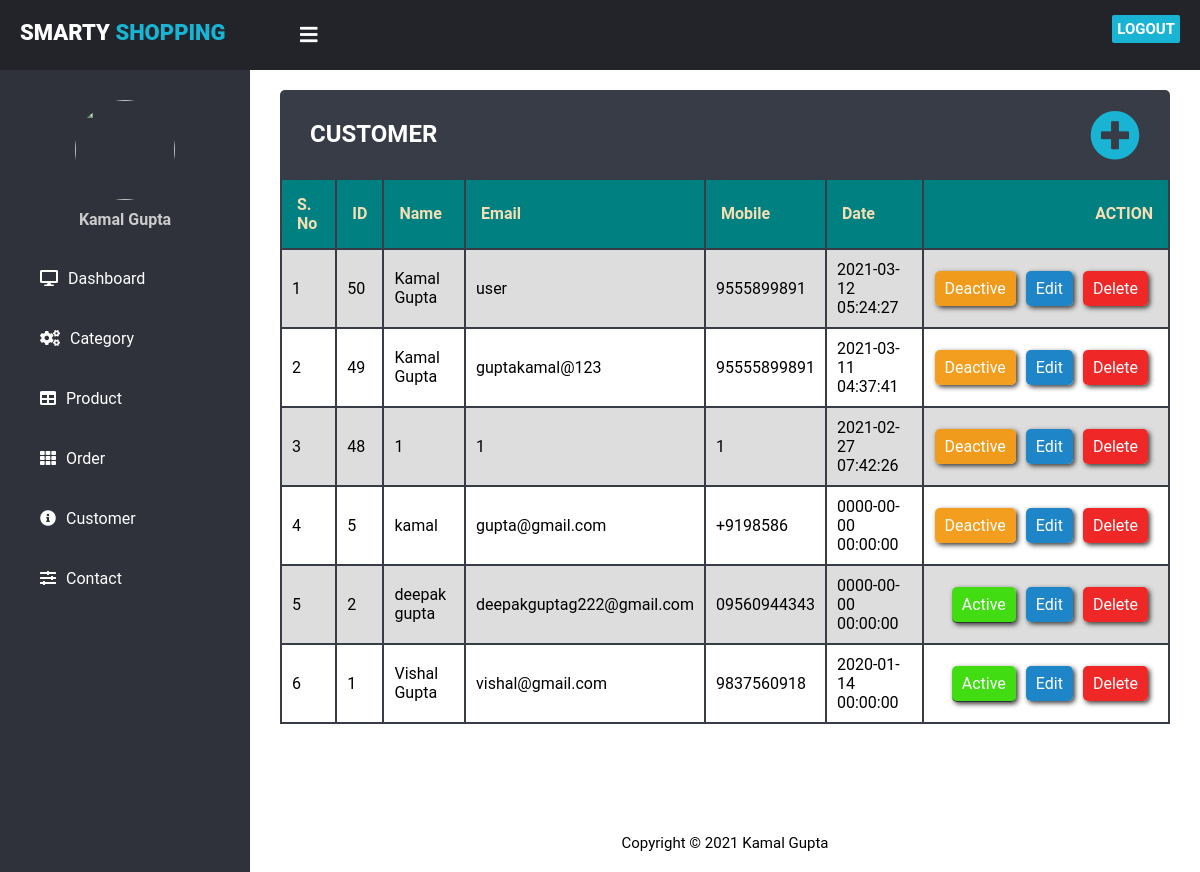
Before: /customer.php (signed in) with the older database file.
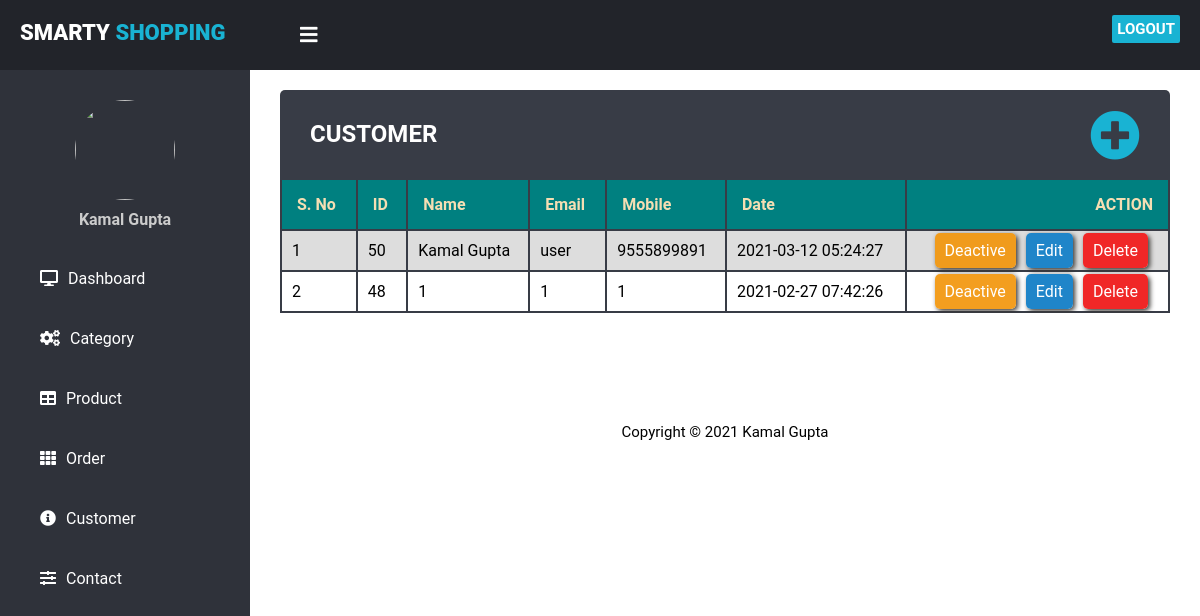
After: the same page with the newer database file.
### tables this page shows
CREATE TABLE `users` (
  `id` int(11) NOT NULL,
  `name` varchar(255) NOT NULL,
  `password` varchar(50) NOT NULL,
  `email` varchar(50) NOT NULL,
  `mobile` varchar(15) NOT NULL,
  `address` varchar(200) NOT NULL,
  `added_on` datetime NOT NULL,
  `status` tinyint(4) NOT NULL
);

### customer.php (the view, shortened to what this page needs)
<?php
  require('top.php');
$sql="select * from users order by id desc";
$res=mysqli_query($con,$sql);
$count=mysqli_num_rows($res);
?>
    <div class="content">
        <div class="content-header">
            <div class="subheader">
                <h2>CUSTOMER</h2>
                <a href="manage-customer.php"><i class="fa fa-plus-circle" aria-hidden="true"></i></a>
            </div>
            <table>
                <tr>
                    <th>S. No </th>
                    <th>ID</th>
                    <th>Name</th>
                    <th>Email</th>
                    <th>Mobile</th>
                    <th>Date</th>
                    <th ><div class="action-body">ACTION</div></th>
                </tr>
                <?php
                if($count>0){
                $i=1;
                while($row=mysqli_fetch_assoc($res)){
                ?>
                <tr>
                    <td><?php echo $i;?></td>
                    <td><?php echo $row['id'];?></td>
                    <td><?php echo $row['name'];?></td>
                    <td><?php echo $row['email'];?></td>
                    <td><?php echo $row['mobile'];?></td>
                    <td><?php echo $row['added_on'];?></td>
                    <td ><div class="action-body">
                    <?php
                    if($row['status']==1){
                        echo "<span class='btn active'><a href='?type=status&operation=deactive&id=".$row['id']."'>Active</a></span>";
                    }else{
                        echo"<span class='btn deactive'><a href='?type=status&operation=active&id=".$row['id']."' >Deactive</a></span>";
                    }
                        echo "<span class='btn edit'><a href='manage-customer.php?id=".$row['id']."'>Edit</a></span>";
                        echo "<span class='btn delete'><a href='?type=delete&id=".$row['id']."' onclick='alertbox()'>Delete</a></span>";
                        ?></div>
                    </td>
                </tr>
                <?php
                  $i++;
                  }  } else {
                  ?>
                  <tr>
                     <td colspan="7" align="center">No Records Found!</td>
                  </tr>
                  <?php
                     }
                  ?>
            </table>
        </div>
    </div>
 <?php
  include('footer.php');
?>

Changed rows visible on the page:
removed users: id "49", name "Kamal Gupta", email "guptakamal@123", mobile "95555899891", added_on "2021-03-11 04:37:41"
removed users: id "5", name "kamal", email "gupta@gmail.com", mobile "+9198586", added_on "0000-00-00 00:00:00"
removed users: id "2", name "deepak gupta", email "deepakguptag222@gmail.com", mobile "09560944343", added_on "0000-00-00 00:00:00"
removed users: id "1", name "Vishal Gupta", email "vishal@gmail.com", mobile "9837560918", added_on "2020-01-14 00:00:00"
